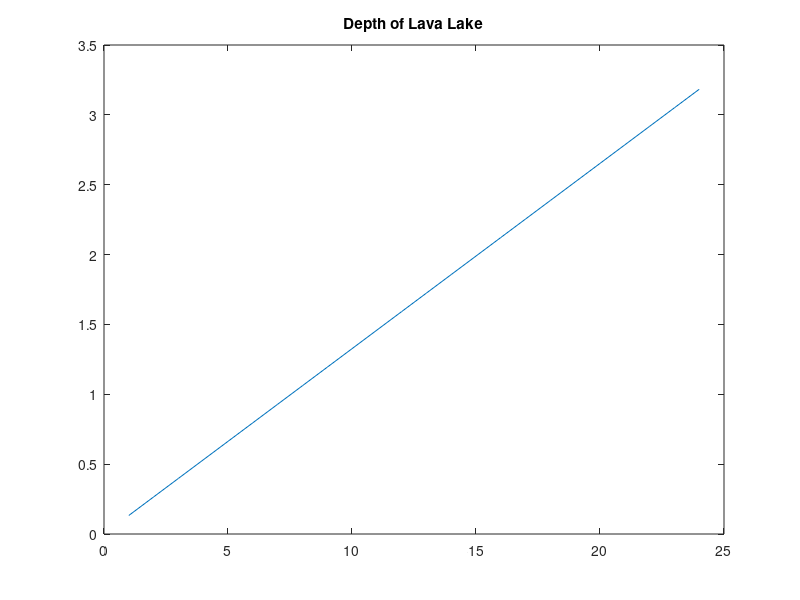

Source code (MATLAB): (Note: this script raises an error after producing the figure.)
%% 5a/b

clear all

alpha = 200; % Radius of the Load, Meters
fill_rate = 400000; % Cubic Meters Per Day

depth_per_day = fill_rate / (pi * alpha.^2); % Meters Per Day
depth_per_hour = depth_per_day / 24; % Meters Per Hour
depth_initial = 0; % Meters

figure(1)
time = [1:1:24];
depth = (depth_per_hour * time) + depth_initial;
plot(time, depth)
title('Depth of Lava Lake')
subtitle('Given Initial Depth of 0')
xlabel('Hours Past Start of Day')
ylabel('Depth (m)')

% 5b
density = 2500; % kg/m^3
gravity = 9.81; % m/s
pressure = density * gravity * depth * -1; % Pascals
pressure_mpa = pressure/1000;

figure(2)
plot(time, pressure_mpa)
title('Pressure at Bottom of Lava Lake')
subtitle('Given Initial Depth of 0, -Pz is Downward')
xlabel('Hours Past Start of Day')
ylabel('Pressure (MPa)')

%% 5c

v = 0.25; % Poisson's Ratio, Unitless
G = 10 * (1000^2); % Shear Modulus, Pascals (10 GPa)
Pz = pressure(24); % Pressure after 1 day of filling

% Displacement r < a
radius_steps = [0:5:alpha*5];
displacement = zeros(3,length(radius_steps));

for i = 1:length(radius_steps)
    radius = radius_steps(i); % current value of radius

    if i == 1
        displacement(1,i) = 0;
        displacement(2,i) = 0;
    elseif i > 1
        % rx and ry are the displacements, where r is the radius of a point
        % at position (x,y), and alpha is the radius of the load. X and Y
        % could be any (x,y), but we're only interested in abs(x) = abs(y)
        % which would be points along at a radius of alpha, which would 
        % have x and y coordinates of alpha / sqrt(2). Therefore, rx and ry
        % actually boil down to alpha^2 / sqrt(2)

        if radius <= alpha % Beneath Cylindrical Load, See Eq. 8.12
            scaling_factor = Pz * (1 - (2*v)) / (4 * G * alpha);

            displacement(1,i) = scaling_factor*(radius^2) * (1/sqrt(2)); % rx, but x in this case we only care about assuming radial movement from the center, so alpha
            displacement(2,i) = scaling_factor*(radius^2) * (1/sqrt(2)); % same as above for ry
    
            a = [0.5, -0.5];
            b = [1];
            z = (radius^2) / (alpha^2);
            hypergeom_func_comp = real(hypergeom(a, b, z));

            displacement(3,i) = scaling_factor * 4 * (alpha^2) * (1-v) * hypergeom_func_comp / (1-2*v);
        elseif radius > alpha % Away from Cylindrical Load, See Eq. 8.12
            scaling_factor = Pz * (alpha^2) * (1 - 2*v) / (4*G);

            displacement(1,i) = scaling_factor / (radius * sqrt(2));
            displacement(2,i) = scaling_factor / (radius * sqrt(2));

            a = [0.5, 0.5];
            b = [2];
            z = (alpha^2) / (radius^2);
            hypergeom_func_comp = real(hypergeom(a, b, z));

            displacement(3,i) = scaling_factor * 2 * (1-v) * hypergeom_func_comp / ((1-2*v) * radius);
        end
    end
end

r_alpha_ratio =  radius_steps/alpha; % After Figure 8.4

figure(3)
clf
hold on
plot(r_alpha_ratio,displacement(1,:),'Color','Blue','LineWidth',1)
plot(r_alpha_ratio,displacement(3,:),'Color','Red','LineWidth',1)
legend('Horizontal Displacement','Vertical Displacement','Location','Southeast')
xlabel('r / \alpha')
ylabel('Displacement (Meters)')
title('Displacement from a Cylindrical Load of Radius \alpha')

figure(4)
clf
hold on
plot(radius_steps,displacement(1,:),'Color','Blue','LineWidth',1)
plot(radius_steps,displacement(3,:),'Color','Red','LineWidth',1)
legend('Horizontal Displacement','Vertical Displacement','Location','Southeast')
xlabel('Distance from Lake Center (Meters)')
ylabel('Displacement (Meters)')
title('Surface Displacements from Pu’u’Ō’ō Lava Lake (Meters)')
subtitle('After Filling At 400,000 Cubic Meters Per Day, for One Day')

%% 5d
% Creating the model grid
X_range = -1000:50:1000;
Y_range = -1000:50:1000;
[X,Y] = meshgrid(X_range,Y_range);

days = 20;
decay = 150;
wavelength = 0.1
time_steps = [0:1:days*24];
initial_depth = 0;
depth = zeros(1,length(time_steps)) + initial_depth;
inflow_base_rate = 400000;
inflow = 400000 * sin(wavelength*time_steps).*exp(time_steps / -decay);
depth_change = inflow / (pi * alpha.^2); % Meters Per Hour

for i = 2:length(depth)
    depth(i) = depth(i-1) + depth_change(i);
end

pressure = density * gravity * depth * -1;
max_pressure = max(abs(pressure));

% Calculating the maximum displacement using the max pressure at the center
a = [0.5, -0.5];
b = [1];
scaling_factor = max_pressure * (1 - (2*v)) / (4 * G * alpha);
z = 0;
max_displacement = scaling_factor * 4 * (alpha^2) * (1-v) * real(hypergeom(a, b, z)) / (1-2*v);

%% Break

% Creating a grid of the radius for every point, for the horizontal
% deformations
Radius = sqrt(X.^2 + Y.^2);
[rows, columns] = size(Radius);

% Creating a deformation grid temporarily just filled with zeros
Vertical_Deformation_Near = zeros(rows,columns);

% Loops through every index (i,j) in the grid matrix and calculates a
% vertical deformation value

for p = 2:length(pressure)
    Vertical_Deformation_Near = zeros(rows,columns);
    Pz = pressure(p);

    for i = 1:rows
        for j = 1:columns
            if Radius(i,j) <= alpha
                a = [0.5, -0.5];
                b = [1];
                scaling_factor = Pz * (1 - (2*v)) / (4 * G * alpha);
                z = (Radius(i,j)^2) / (alpha^2);
                Vertical_Deformation_Near(i,j) = scaling_factor * 4 * (alpha^2) * (1-v) * real(hypergeom(a, b, z)) / (1-2*v);
            elseif Radius(i,j) > alpha
                a = [0.5, 0.5];
                b = [2];
                scaling_factor = Pz * (alpha^2) * (1 - 2*v) / (4*G);
                z = (alpha^2) / (Radius(i,j)^2);
                Vertical_Deformation_Near(i,j) = scaling_factor * 2 * (1-v) * real(hypergeom(a, b, z)) / ((1-2*v) * Radius(i,j));
            end
        end
    end

    figure(5)
    clf
    ylim auto, xlim auto
    surf(X,Y,Vertical_Deformation_Near)
    colormap winter;
    title('Vertical Displacements from Pu’u’Ō’ō Lava Lake (Meters)')
    txt = ['Hour ' num2str(p-1)  ', \sigma = ' num2str(Pz) ', Depth = ' num2str(depth(p))];
    subtitle(txt)
    zlabel('Displacement (m)')
    max_z = (-1.1 * max_displacement);
    zlim([max_z,0])
    
    filename = ['Vertical_Displacement_Animation.gif'];
    drawnow 
    frame = getframe(gcf); 
    im = frame2im(frame); 
    [imind,cm] = rgb2ind(im,256);
    if p == 2; 
        imwrite(imind,cm,filename,'gif', 'DelayTime',0.02,'Loopcount',inf); 
    else
        imwrite(imind,cm,filename,'gif','WriteMode','append'); 
    end
end

